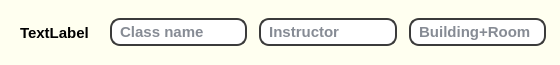
<?xml version="1.0" encoding="UTF-8"?>
<ui version="4.0">
 <class>new_routine</class>
 <widget class="QWidget" name="new_routine">
  <property name="geometry">
   <rect>
    <x>0</x>
    <y>0</y>
    <width>560</width>
    <height>65</height>
   </rect>
  </property>
  <property name="windowTitle">
   <string>Form</string>
  </property>
  <property name="styleSheet">
   <string notr="true">QWidget{
           background-color: #FFFFF0;
           color: #0d172a;
           border: 0px solid black;
           border-radius: 10px;
           padding: 5px;
           margin: 3px;
}
QLineEdit{
	border:2px solid rgb(59, 59, 59);
	border-radius: 10px;
	font-size: 15px;
  	font-weight: 600;
  	line-height: 1;
  	padding: 2px 2px;
	background:white;
}</string>
  </property>
  <layout class="QHBoxLayout" name="horizontalLayout">
   <item>
    <widget class="QLabel" name="period_no">
     <property name="sizePolicy">
      <sizepolicy hsizetype="Fixed" vsizetype="Preferred">
       <horstretch>0</horstretch>
       <verstretch>0</verstretch>
      </sizepolicy>
     </property>
     <property name="minimumSize">
      <size>
       <width>90</width>
       <height>0</height>
      </size>
     </property>
     <property name="styleSheet">
      <string notr="true">font-size: 15px;
font-weight: 600;
line-height: 1;
padding: 2px 2px;
color: black;
border-radius:10px;</string>
     </property>
     <property name="text">
      <string>TextLabel</string>
     </property>
    </widget>
   </item>
   <item>
    <widget class="QLineEdit" name="class_name">
     <property name="maxLength">
      <number>21</number>
     </property>
     <property name="placeholderText">
      <string> Class name</string>
     </property>
    </widget>
   </item>
   <item>
    <widget class="QLineEdit" name="instructor">
     <property name="maxLength">
      <number>15</number>
     </property>
     <property name="placeholderText">
      <string> Instructor</string>
     </property>
    </widget>
   </item>
   <item>
    <widget class="QLineEdit" name="class_location">
     <property name="maxLength">
      <number>15</number>
     </property>
     <property name="placeholderText">
      <string> Building+Room</string>
     </property>
    </widget>
   </item>
  </layout>
 </widget>
 <resources/>
 <connections/>
</ui>
